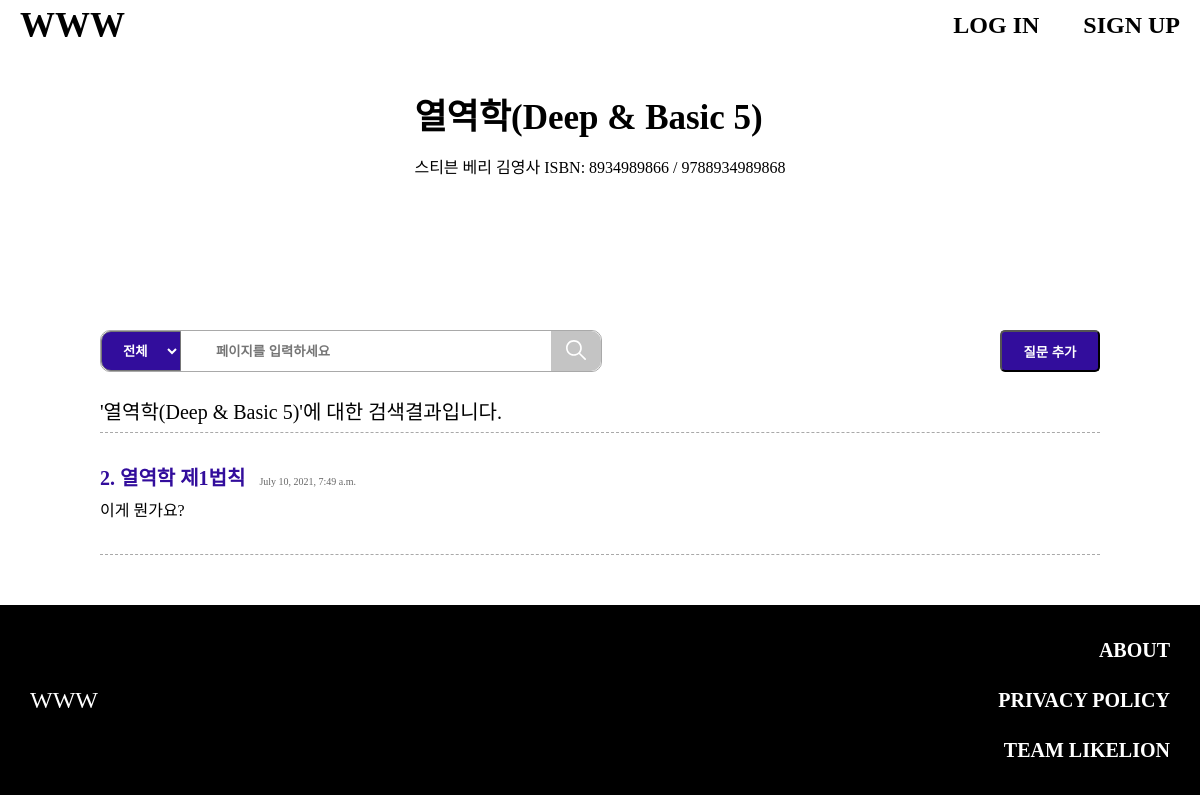
The app's page /qna/32 with its own data.
### qna/models.py (models this page shows, shortened)
class Book(models.Model):
    isbn = CharField(max_length=100)
    title = CharField(max_length=255)
    author = CharField(max_length=100)
    publisher = CharField(max_length=255)
    imageUrl = CharField(max_length=500, null=True)

class Qna(models.Model):
    room = ForeignKey(Room, on_delete=CASCADE)
    title = CharField(max_length=500)
    writer = ForeignKey(Profile, on_delete=CASCADE)
    content = TextField()
    isfile = BooleanField(default=False)
    pubdate = DateTimeField(auto_now_add=True)
    chapter = IntegerField()
    page = IntegerField()
    qnum = CharField(max_length=100, null=True)
    selected = BooleanField(default=False)

### search/views.py (the view)
# urls.py: path('qna/', include('qna.urls')),
def qna(request, book_id) :
    chapter = int(request.GET.get('chapter', '-1'))
    page = int(request.GET.get('page', '-1'))
    book = Book.objects.get(id = book_id)
    qnas = Qna.objects.filter(room = book.room)
    chapters = []
    for qna in qnas :
        if qna.chapter not in chapters :
            chapters.append(qna.chapter)
    if chapter != -1 :
        qnas = qnas.filter(chapter = chapter)
    if page != -1 :
        qnas = qnas.filter(page = page)
        return render(request, 'qna.html', {'book':book, 'qnas': qnas, 'chapters':chapters, 'cur_chapter':chapter, 'cur_page':page})
    else :
        return render(request, 'qna.html', {'book':book, 'qnas': qnas, 'chapters':chapters, 'cur_chapter':chapter})

### qna/templates/qna.html (shortened to what this page needs)
{% extends 'base.html' %}
{% load static %}
{% block style %}
<link rel="stylesheet" type="text/css" href="{% static 'css/qna.css' %}">
{% endblock %}
{% block content %}
    <header class="book-info-wrap">
        <div class="book-info-content">
            <div class="book-title">{{book.title}}</div>
            <div>
                <span>{{book.author}} </span>
                <span>{{book.publisher}} </span>
                <span>ISBN: {{book.isbn}} </span>
            </div>
        </div>
    </header>
    <aside class="button-line">
        <div class="filter">
            <select name="chapter">
                <option value="-1">전체</option>
            </select>
            <input class="search" type="number" name="page" value="{{cur_page}}" placeholder="페이지를 입력하세요">
            <button type="button" name="search"><img /></button>
        </div>
        <input type="button" value="질문 추가" onclick="location.href='/qna/registerqna/{{book.room.id}}'">
    </aside>
    <h3 class="descr">'{{book.title}}'에 대한 검색결과입니다.</h3>
    <article class="qna-wrap">
        {% for qna in qnas %}
        <div class="qna-item" name="{{forloop.counter}}">
            <div class="qna-top">
                <a href="/qna/detail/{{qna.id}}">{{qna.qnum}}. {{qna.title}}</a>
                <span>{{qna.pubdate}}</span>
            </div>
            <div>{{qna.content}}</div>
        </div>
        {% endfor %}
    </article>
{% endblock %}

### hackathon/static/css/base.css (style rules this page uses)
html, body, div, span, applet, object, iframe, h1, h2, h3, h4, h5, h6, p, blockquote, pre, a, abbr, acronym, address, big, cite, code, del, dfn, em, img, ins, kbd, q, s, samp, small, strike, strong, sub, sup, tt, var, b, u, i, center, dl, dt, dd, ol, ul, li, fieldset, form, label, legend, table, caption, tbody, tfoot, thead, tr, th, td, article, aside, canvas, details, embed, figure, figcaption, footer, header, hgroup, menu, nav, output, ruby, section, summary, time, mark, audio, video { margin: 0; padding: 0; border: 0; font-size: 100%; font: inherit; vertical-align: baseline; }
article, aside, details, figcaption, figure, footer, header, hgroup, menu, nav, section { display: block; }
body { line-height: 1; }
body { font-family: 'Noto Sans KR'; }

### qna/static/css/qna.css (style rules this page uses)
.book-info-wrap { display: flex; flex-direction: row; justify-content: center; margin-bottom: 50px; }
.book-info-content { display: flex; flex-direction: column; justify-content: flex-start; }
.book-info-content div { margin: 0px 15px 25px; }
.book-title { font-size: 35px; font-weight: bold; margin-top: 0px; }
.button-line { margin: 20px 0px; display: flex; flex-direction: row; justify-content: space-between; }
.button-line input { background-color: #320D9C; color: white; font-weight: bold; border-radius: 5px; width: 100px; }
.filter { border: #A9A9A9 solid 0.3px; border-radius: 10px; display: flex; flex-direction: row; justify-content: space-between ; width: 500px; height: 40px; }
.filter select { border-top-left-radius: 10px; border-bottom-left-radius: 10px; width: 80px; padding: 10px; padding-left: 17px; background-color: #320D9C; color: white; font-weight: bold; }
.filter .search { border: none; width: 300px; background-color: white; color: black; }
button { background-color: #C4C4C4; border-top-right-radius: 10px; border-bottom-right-radius: 10px; width: 50px; border: none; }
button img { max-width: 20px; max-height: 25px; }
.descr { padding: 10px 0px; font-size: 20px; border-bottom: #A9A9A9 dashed 0.5px; }
.qna-wrap { display: flex; flex-direction: column; }
.qna-item { padding: 35px 0px; border-bottom: dashed 0.5px #A9A9A9; }
.qna-item a { text-decoration: none; color: #320D9C; font-size: 20px; font-weight: bold; margin-right: 10px; }
.qna-item span { font-size: 10px; color: rgb(104, 104, 104); }
.qna-top { margin-bottom: 15px; }

### records on screen
Book: title "열역학(Deep & Basic 5)", author "스티븐 베리", publisher "김영사", isbn "8934989866 / 9788934989868"
Qna: qnum "2", title "열역학 제1법칙", pubdate "July 10, 2021, 7:49 a.m.", content "이게 뭔가요?"
